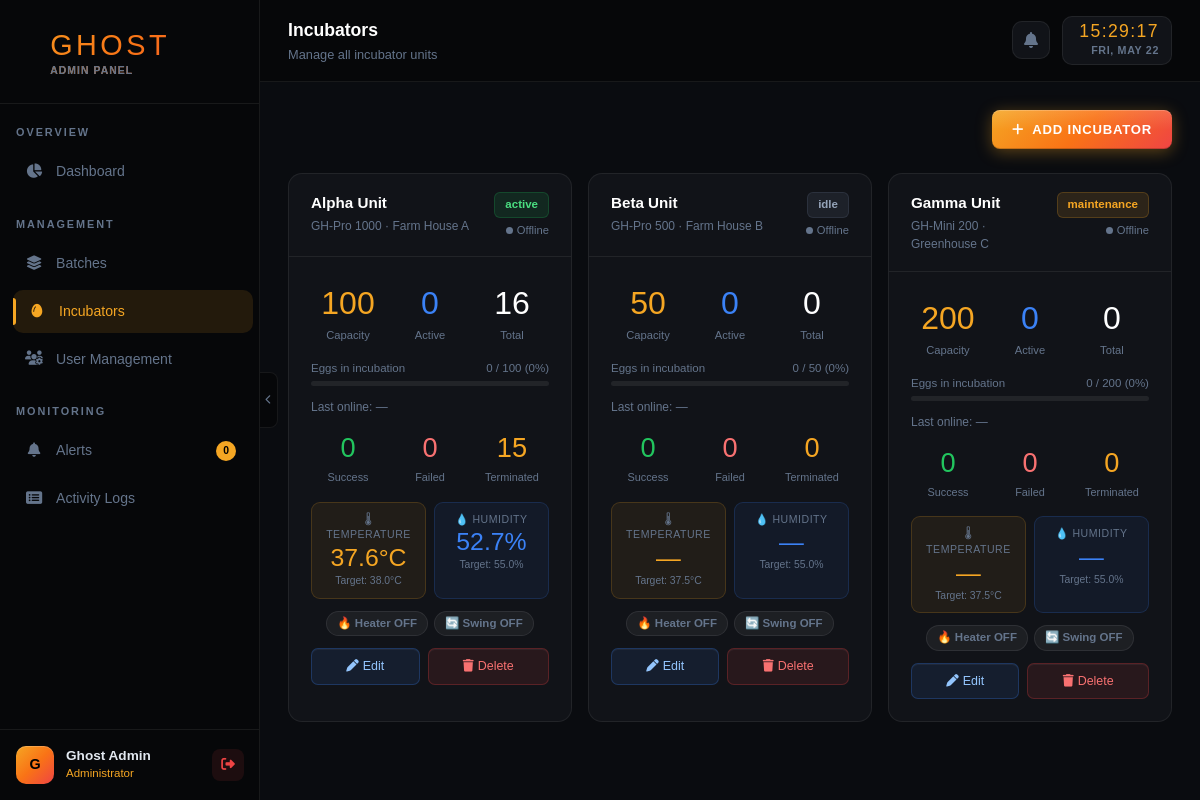
Page /admin/incubators.php (signed in) on the earlier database version.
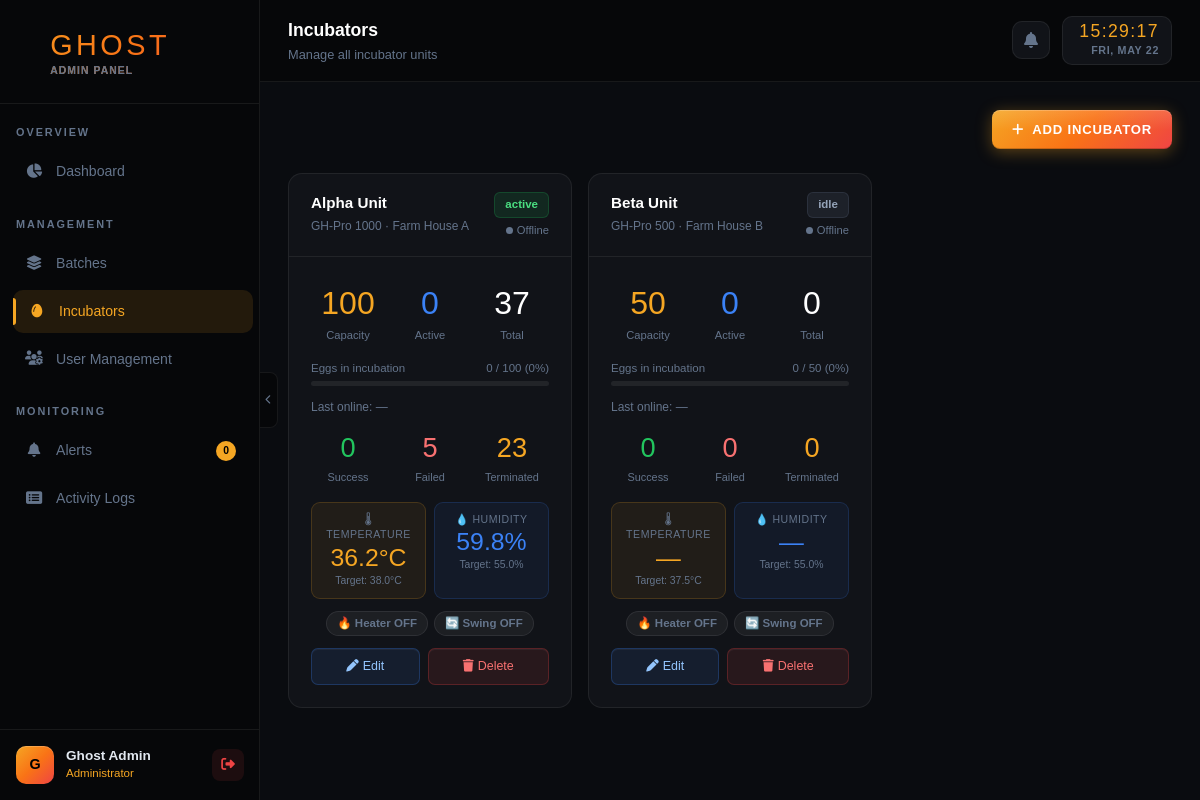
Same page on the later database version.
### tables this page shows
CREATE TABLE `hardware_state` (
  `incubator_id` int(11) NOT NULL,
  `temperature` decimal(5,2) DEFAULT NULL,
  `humidity` decimal(5,2) DEFAULT NULL,
  `device_status` enum('online','offline') NOT NULL DEFAULT 'offline',
  `current_temp` decimal(5,2) DEFAULT NULL,
  `current_humidity` decimal(5,2) DEFAULT NULL,
  `heater_on` tinyint(1) NOT NULL DEFAULT 0,
  `heater_1_status` tinyint(1) NOT NULL DEFAULT 0,
  `heater_2_status` tinyint(1) NOT NULL DEFAULT 0,
  `heater_fan_status` tinyint(1) NOT NULL DEFAULT 0,
  `exhaust_status` tinyint(1) NOT NULL DEFAULT 0,
  `swing_on` tinyint(1) NOT NULL DEFAULT 0,
  `swing_status` tinyint(1) NOT NULL DEFAULT 0,
  `last_seen` timestamp NULL DEFAULT NULL,
  `last_active_at` timestamp NULL DEFAULT NULL,
  `last_server_sync` timestamp NULL DEFAULT NULL,
  `last_egg_turn_at` datetime DEFAULT NULL,
  `running_ops` varchar(255) DEFAULT NULL,
  `wifi_status` enum('connected','disconnected') NOT NULL DEFAULT 'connected',
  `current_mode` enum('idle','incubating','hatching') NOT NULL DEFAULT 'idle',
  `active_session_name` varchar(150) DEFAULT NULL,
  `swing_duration_sec` int(11) NOT NULL DEFAULT 30,
  `session_started_at` datetime DEFAULT NULL,
  `session_ends_at` datetime DEFAULT NULL,
  `session_completed_at` datetime DEFAULT NULL,
  `session_status` enum('idle','running','completed') NOT NULL DEFAULT 'idle',
  `updated_at` timestamp NOT NULL DEFAULT current_timestamp() ON UPDATE current_timestamp()
);

CREATE TABLE `incubators` (
  `id` int(11) NOT NULL,
  `name` varchar(100) NOT NULL,
  `model` varchar(100) DEFAULT NULL,
  `capacity` int(11) DEFAULT 0,
  `location` varchar(255) DEFAULT NULL,
  `status` enum('active','idle','maintenance','error') DEFAULT 'idle',
  `owner_id` int(11) DEFAULT NULL,
  `created_at` timestamp NOT NULL DEFAULT current_timestamp(),
  `updated_at` timestamp NOT NULL DEFAULT current_timestamp() ON UPDATE current_timestamp(),
  `device_prototype_status` varchar(20) NOT NULL DEFAULT 'unknown' COMMENT 'Prototype connectivity hint for scheduler',
  `user_id` int(11) DEFAULT 1,
  `incubator_name` varchar(100) DEFAULT NULL
);

### includes/config.php (called while the page is built, shortened)
<?php
function getDB() {
    static $pdo = null;
    if ($pdo === null) {
        try {
            $pdo = new PDO(
                "mysql:host=" . DB_HOST . ";dbname=" . DB_NAME . ";charset=utf8",
                DB_USER,
                DB_PASS,
                array(
                    PDO::ATTR_ERRMODE            => PDO::ERRMODE_EXCEPTION,
                    PDO::ATTR_DEFAULT_FETCH_MODE => PDO::FETCH_ASSOC,
                    PDO::ATTR_EMULATE_PREPARES   => false
                )
            );
            $pdo->exec("SET time_zone = '+08:00'");
        } catch (PDOException $e) {
            die(json_encode(array('success' => false, 'message' => 'Database connection failed: ' . $e->getMessage())));
        }
    }
    return $pdo;
}
function getCurrentAdmin() {
    $pdo  = getDB();
    $stmt = $pdo->prepare("SELECT * FROM admins WHERE id = ?");
    $stmt->execute(array($_SESSION['admin_id']));
    return $stmt->fetch();
}

### admin/incubators.php (the view, shortened to what this page needs)
<?php
$pageTitle = 'Incubators';
$pageSubtitle = 'Manage all incubator units';
$activePage = 'incubators';
require_once 'header.php';
$pdo = getDB();
$incubators = $pdo->query(
  "SELECT i.*,
    (SELECT COUNT(*) FROM batches WHERE incubator_id=i.id AND status='incubating') as active_batches,
    (SELECT COUNT(*) FROM batches WHERE incubator_id=i.id) as total_batches,
    (SELECT COUNT(*) FROM batches WHERE incubator_id=i.id AND status IN ('completed','hatched')) as success_batches,
    (SELECT COUNT(*) FROM batches WHERE incubator_id=i.id AND status='failed') as failed_batches,
    (SELECT COUNT(*) FROM batches WHERE incubator_id=i.id AND status='terminated') as terminated_batches,
    (SELECT COALESCE(SUM(egg_count),0) FROM batches WHERE incubator_id=i.id AND status='incubating') as eggs_in,
    ts.target_temp, ts.target_humidity, ts.min_temp, ts.max_temp, ts.turning_interval,
    hs.temperature as live_temp, hs.humidity as live_humidity,
    hs.heater_on, hs.swing_on,
    TIMESTAMPDIFF(SECOND, hs.last_seen, NOW()) as secs_ago
   FROM incubators i
   LEFT JOIN temperature_settings ts ON ts.incubator_id = i.id
   LEFT JOIN hardware_state hs ON hs.incubator_id = i.id
   ORDER BY i.name"
)->fetchAll();
?>
<div class="d-flex justify-content-end mb-4">
  <button class="btn-ghost" data-bs-toggle="modal" data-bs-target="#addIncubModal">
    <i class="fas fa-plus me-2"></i>Add Incubator
  </button>
</div>
<div class="row g-3 mb-4" id="incubatorCards">
<?php foreach($incubators as $inc):
  $online  = ($inc['secs_ago'] !== null && $inc['secs_ago'] < 120);
  $liveTemp = ($inc['live_temp']     !== null) ? number_format((float)$inc['live_temp'],1).'°C' : '—';
  $liveHum  = ($inc['live_humidity'] !== null) ? number_format((float)$inc['live_humidity'],1).'%' : '—';
  $usedPct  = $inc['capacity'] > 0 ? min(100, round($inc['eggs_in'] / $inc['capacity'] * 100)) : 0;
?>
  <div class="col-md-4">
    <div class="ghost-panel h-100">
      <div class="ghost-panel-header d-flex justify-content-between align-items-start">
        <div>
          <div class="ghost-panel-title"><?= htmlspecialchars($inc['name']) ?></div>
          <div style="font-size:.75rem;color:var(--ghost-muted);margin-top:2px;">
            <?= htmlspecialchars($inc['model']) ?> &middot; <?= htmlspecialchars($inc['location']) ?>
          </div>
        </div>
        <div style="display:flex;flex-direction:column;align-items:flex-end;gap:4px;">
          <span class="badge-<?= $inc['status'] ?>"><?= $inc['status'] ?></span>
          <span style="display:flex;align-items:center;gap:4px;font-size:.7rem;color:<?= $online?'#22c55e':'var(--ghost-muted)' ?>;">
            <span style="width:7px;height:7px;border-radius:50%;background:<?= $online?'#22c55e':'#64748b' ?>;display:inline-block;"></span>
            <?= $online ? 'Online now' : 'Offline' ?>
          </span>
        </div>
      </div>
      <div class="ghost-panel-body">
        <div class="row g-2 text-center mb-3">
          <div class="col-4">
            <div style="font-family:'Bebas Neue',sans-serif;font-size:2rem;color:var(--ghost-amber);"><?= $inc['capacity'] ?></div>
            <div style="font-size:.7rem;color:var(--ghost-muted);">Capacity</div>
          </div>
          <div class="col-4">
            <div style="font-family:'Bebas Neue',sans-serif;font-size:2rem;color:var(--ghost-blue);"><?= $inc['active_batches'] ?></div>
            <div style="font-size:.7rem;color:var(--ghost-muted);">Active</div>
          </div>
          <div class="col-4">
            <div style="font-family:'Bebas Neue',sans-serif;font-size:2rem;color:white;"><?= $inc['total_batches'] ?></div>
            <div style="font-size:.7rem;color:var(--ghost-muted);">Total</div>
          </div>
        </div>
        <div style="margin-bottom:12px;">
          <div style="display:flex;justify-content:space-between;font-size:.72rem;color:var(--ghost-muted);margin-bottom:4px;">
            <span>Eggs in incubation</span>
            <span><?= $inc['eggs_in'] ?> / <?= $inc['capacity'] ?> (<?= $usedPct ?>%)</span>
          </div>
          <div style="height:5px;background:rgba(255,255,255,.07);border-radius:99px;overflow:hidden;">
          </div>
        </div>
        <div style="font-size:.75rem;color:var(--ghost-muted);margin-bottom:12px;">
          Last online: <?= !empty($inc['last_seen']) ? date('M j, Y H:i', strtotime($inc['last_seen'])) : '—' ?>
        </div>
        <div class="row g-2 text-center mb-3">
          <div class="col-4">
            <div style="font-family:'Bebas Neue',sans-serif;font-size:1.7rem;color:var(--ghost-green);"><?= (int)$inc['success_batches'] ?></div>
            <div style="font-size:.68rem;color:var(--ghost-muted);">Success</div>
          </div>
          <div class="col-4">
            <div style="font-family:'Bebas Neue',sans-serif;font-size:1.7rem;color:#f87171;"><?= (int)$inc['failed_batches'] ?></div>
            <div style="font-size:.68rem;color:var(--ghost-muted);">Failed</div>
          </div>
          <div class="col-4">
            <div style="font-family:'Bebas Neue',sans-serif;font-size:1.7rem;color:var(--ghost-amber);"><?= (int)$inc['terminated_batches'] ?></div>
            <div style="font-size:.68rem;color:var(--ghost-muted);">Terminated</div>
          </div>
        </div>
        <div style="display:grid;grid-template-columns:1fr 1fr;gap:8px;margin-bottom:12px;">
          <div style="background:rgba(245,166,35,.07);border:1px solid rgba(245,166,35,.18);border-radius:9px;padding:9px 12px;text-align:center;">
            <div style="font-size:.66rem;color:var(--ghost-muted);text-transform:uppercase;letter-spacing:.05em;margin-bottom:3px;">🌡 Temperature</div>
            <div id="liveT-<?= $inc['id'] ?>" style="font-family:'Bebas Neue',sans-serif;font-size:1.55rem;color:var(--ghost-amber);line-height:1;"><?= $liveTemp ?></div>
            <div style="font-size:.65rem;color:var(--ghost-muted);margin-top:2px;">Target: <?= $inc['target_temp'] ? number_format($inc['target_temp'],1) : '—' ?>°C</div>
          </div>
          <div style="background:rgba(59,130,246,.07);border:1px solid rgba(59,130,246,.18);border-radius:9px;padding:9px 12px;text-align:center;">
            <div style="font-size:.66rem;color:var(--ghost-muted);text-transform:uppercase;letter-spacing:.05em;margin-bottom:3px;">💧 Humidity</div>
            <div id="liveH-<?= $inc['id'] ?>" style="font-family:'Bebas Neue',sans-serif;font-size:1.55rem;color:#3b82f6;line-height:1;"><?= $liveHum ?></div>
            <div style="font-size:.65rem;color:var(--ghost-muted);margin-top:2px;">Target: <?= $inc['target_humidity'] ? number_format($inc['target_humidity'],1) : '—' ?>%</div>
          </div>
        </div>
        <div style="display:flex;gap:6px;justify-content:center;margin-bottom:12px;">
          <span id="htrBadge-<?= $inc['id'] ?>" style="font-size:.72rem;padding:3px 10px;border-radius:99px;font-weight:600;background:<?= $inc['heater_on']?'rgba(245,166,35,.18)':'rgba(255,255,255,.05)' ?>;color:<?= $inc['heater_on']?'#f5a623':'#64748b' ?>;border:1px solid <?= $inc['heater_on']?'rgba(245,166,35,.35)':'rgba(255,255,255,.08)' ?>;">
            🔥 Heater <?= $inc['heater_on'] ? 'ON' : 'OFF' ?>
          </span>
          <span id="swgBadge-<?= $inc['id'] ?>" style="font-size:.72rem;padding:3px 10px;border-radius:99px;font-weight:600;background:<?= $inc['swing_on']?'rgba(34,197,94,.15)':'rgba(255,255,255,.05)' ?>;color:<?= $inc['swing_on']?'#22c55e':'#64748b' ?>;border:1px solid <?= $inc['swing_on']?'rgba(34,197,94,.3)':'rgba(255,255,255,.08)' ?>;">
            🔄 Swing <?= $inc['swing_on'] ? 'Running' : 'OFF' ?>
          </span>
        </div>
        <div class="d-flex gap-2">
          <button class="btn-edit-ghost flex-fill" style="font-size:.78rem;padding:8px;"
            onclick="editIncub(<?= htmlspecialchars(json_encode($inc)) ?>)">
            <i class="fas fa-pen me-1"></i>Edit
          </button>
          <button class="btn-danger-ghost flex-fill" style="font-size:.78rem;padding:8px;"
            onclick="deleteIncub(<?= $inc['id'] ?>)">
            <i class="fas fa-trash me-1"></i>Delete
          </button>
        </div>
      </div>
    </div>
  </div>
<?php endforeach; ?>
</div>
<?php require_once 'footer.php'; ?>

### admin/header.php (shortened to what this page needs)
<?php require_once '../includes/config.php'; requireAdmin(); $admin = getCurrentAdmin(); ?>
<!DOCTYPE html>
<html lang="en">
<head>
<link href="../assets/vendor/bootstrap/bootstrap.min.css" rel="stylesheet">
<link href="../assets/vendor/fontawesome/all.min.css" rel="stylesheet">
</head>
<body>
<div id="sidebarPull" onclick="toggleSidebarCollapse()" title="Toggle sidebar">
  <i class="fas fa-chevron-left"></i>
</div>
<nav id="sidebar">
  <div class="sidebar-inner">
  <div class="sidebar-brand">
    <i class="fas fa-egg" style="font-size:1.4rem;opacity:0.8;"></i>
    <div>
      GHOST
      <span class="sidebar-brand-sub">Admin Panel</span>
    </div>
  </div>
  <div class="sidebar-section">Overview</div>
  <div class="nav-item"><a href="dashboard.php" class="nav-link-ghost <?= ($activePage??'')=='dashboard'?'active':'' ?>"><span class="nav-icon"><i class="fas fa-chart-pie"></i></span> Dashboard</a></div>
  <div class="sidebar-section">Management</div>
  <div class="nav-item"><a href="batches.php" class="nav-link-ghost <?= in_array(($activePage??''), ['batches','schedules'], true)?'active':'' ?>"><span class="nav-icon"><i class="fas fa-layer-group"></i></span> Batches</a></div>
  <div class="nav-item"><a href="incubators.php" class="nav-link-ghost <?= ($activePage??'')=='incubators'?'active':'' ?>"><span class="nav-icon"><i class="fas fa-egg"></i></span> Incubators</a></div>
  <div class="nav-item"><a href="users.php" class="nav-link-ghost <?= in_array(($activePage??''), ['users','temperature'], true)?'active':'' ?>"><span class="nav-icon"><i class="fas fa-users-cog"></i></span> User Management</a></div>
  <div class="sidebar-section">Monitoring</div>
  <div class="nav-item"><a href="alerts.php" class="nav-link-ghost <?= ($activePage??'')=='alerts'?'active':'' ?>"><span class="nav-icon"><i class="fas fa-bell"></i></span> Alerts <span class="badge-count" id="alertCount">0</span></a></div>
  <div class="nav-item"><a href="logs.php" class="nav-link-ghost <?= ($activePage??'')=='logs'?'active':'' ?>"><span class="nav-icon"><i class="fas fa-list-alt"></i></span> Activity Logs</a></div>
  <div class="sidebar-user">
    <div class="user-avatar"><?= strtoupper(substr($admin['full_name'],0,1)) ?></div>
    <div><div class="user-name"><?= htmlspecialchars($admin['full_name']) ?></div><div class="user-role">Administrator</div></div>
    <button onclick="document.getElementById('logoutModal').style.display='flex'" class="logout-btn" title="Logout" style="border:none;"><i class="fas fa-sign-out-alt" style="font-size:0.85rem;"></i></button>
  </div>
  </div>
</nav>
<div id="main">
  <div class="topbar">
    <div>
      <div class="topbar-title"><?= $pageTitle ?? 'Dashboard' ?></div>
      <div class="topbar-sub"><?= $pageSubtitle ?? 'GHOST Incubator System' ?></div>
    </div>
    <div class="topbar-right">
      <div class="alert-bell" onclick="window.location.href='alerts.php'"><i class="fas fa-bell"></i><span class="bell-dot" id="bellDot" style="display:none"></span></div>
      <div class="topbar-clock">
        <div class="clock-time" id="clockTime">--:--:--</div>
        <div class="clock-date" id="clockDate">--- -- ----</div>
      </div>
    </div>
  </div>
  <div class="page-content">

### admin/footer.php (shortened to what this page needs)
  </div>
</div>
</body>
</html>

### admin/footer.php (style rules this page uses)
.btn-ghost,.btn-edit-ghost,.btn-danger-ghost { position:relative;overflow:hidden; }

Differences in the rows shown:
removed incubators: name "Gamma Unit", model "GH-Mini 200", location "Greenhouse C", status "maintenance", capacity "200", active_batches "0", total_batches "0", eggs_in "0", usedPct "0", success_batches "0", failed_batches "0", terminated_batches "0", liveTemp "—", target_temp "37.5", liveHum "—", target_humidity "55.0"
changed hardware_state "Alpha Unit": total_batches "16" → "37"; failed_batches "0" → "5"; terminated_batches "15" → "23"; temperature "37.6°C" → "36.2°C"; humidity "52.7%" → "59.8%"
